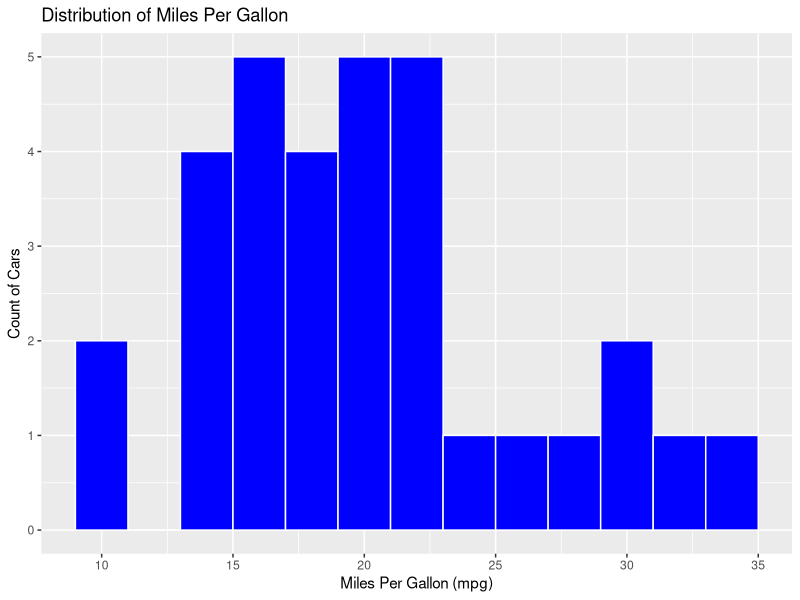
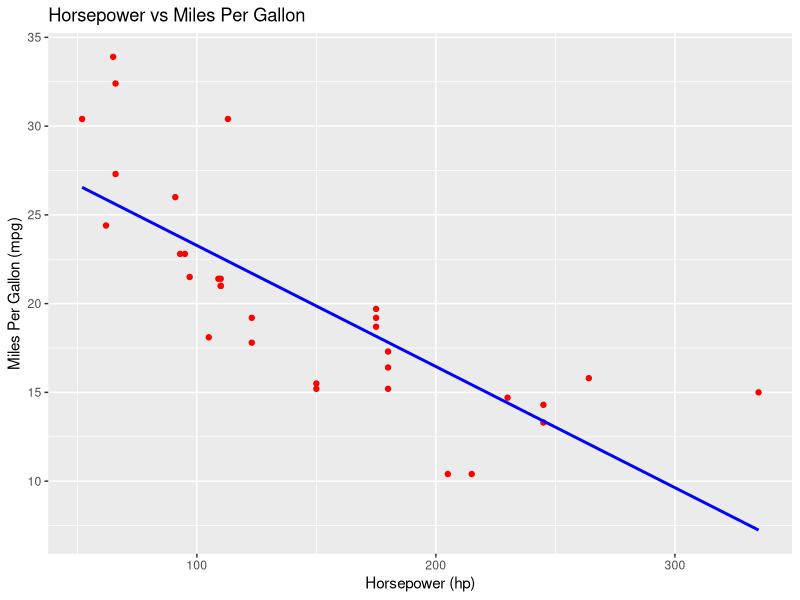
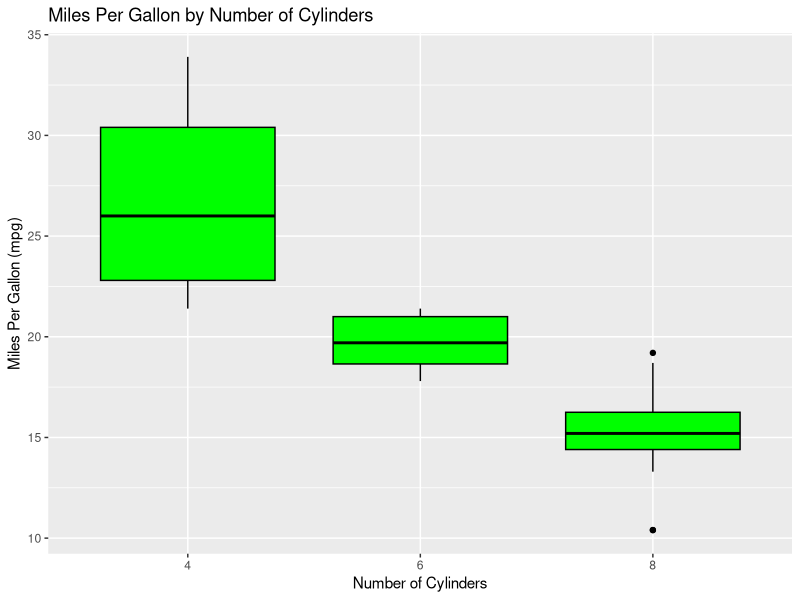
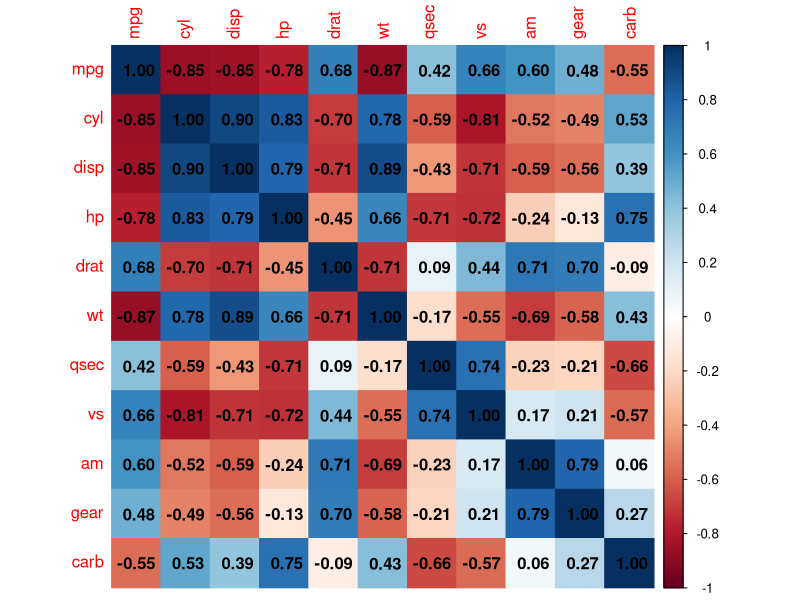
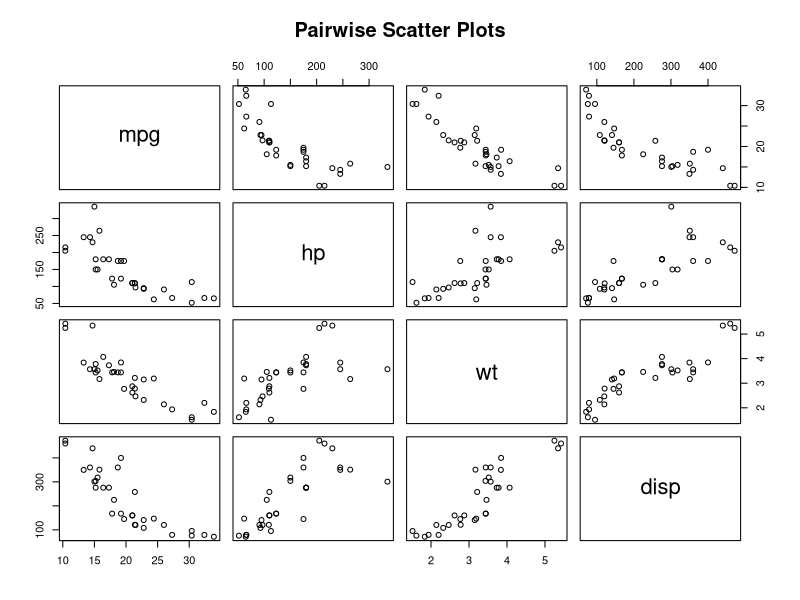
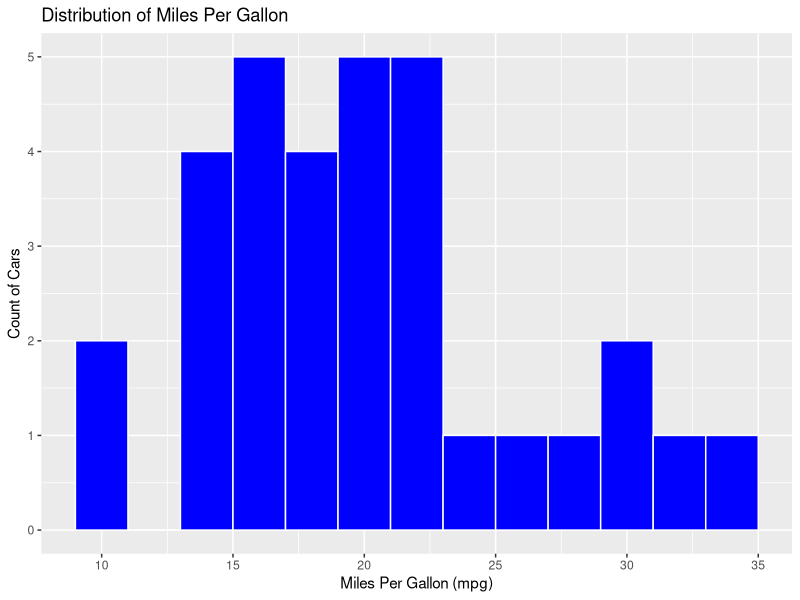
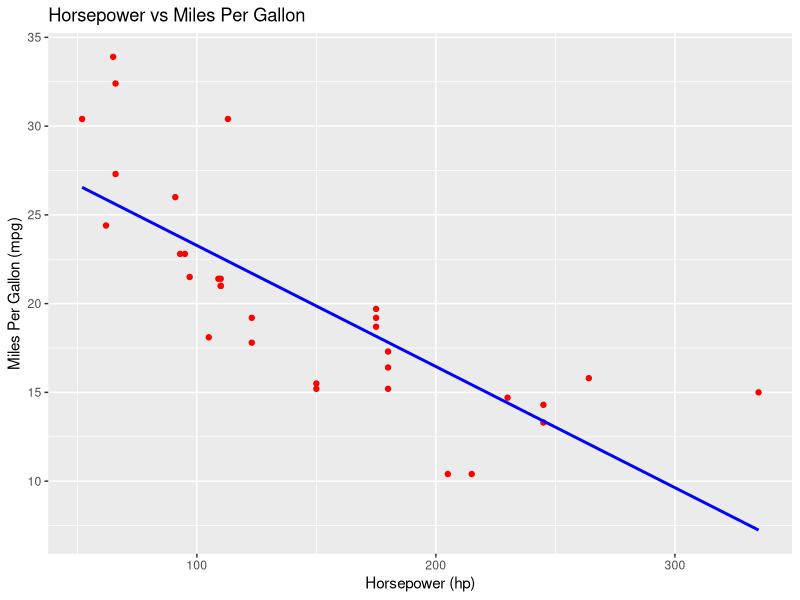
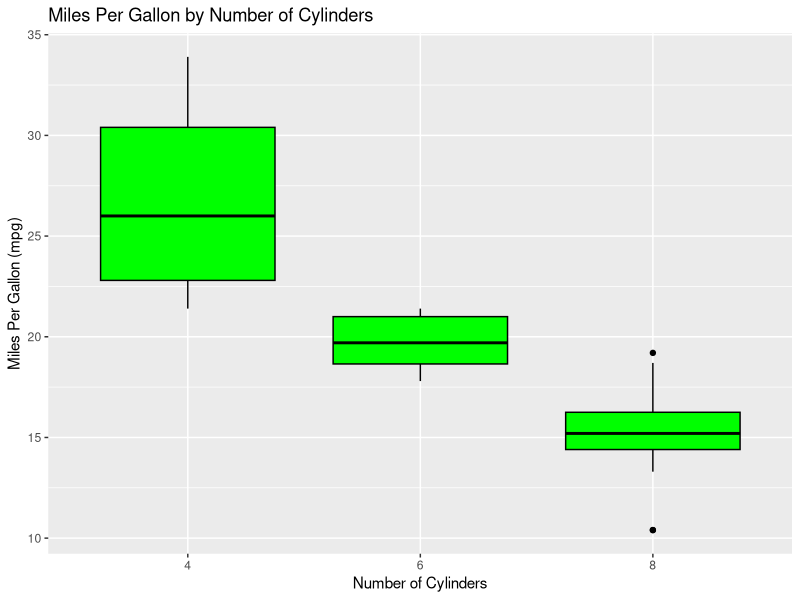

These figures' R source, in order:
#Exploratory Data Analysis

#Data Overview
data("mtcars")

# View the first few rows
head(mtcars)

# Dataset structure
str(mtcars)

# Summary statistics
summary(mtcars)

#Distribution of miles per gallon
# Histogram of mpg
install.packages("tidyverse")
library(tidyverse)
library(ggplot2)

#Plot Histogram
histogram_1<-ggplot(mtcars, aes(x = mpg)) +
  geom_histogram(binwidth = 2, fill = "blue", color = "white") +
  labs(
    title = "Distribution of Miles Per Gallon",
    x = "Miles Per Gallon (mpg)",
    y = "Count of Cars"
  )
histogram_1
ggsave("figures/histogram_1.png", width=8, height=6)

#Interpretation:
#The histogram shows that most cars in the data set have a miles-per-gallon (MPG) value 
#between 15 and 25. This suggests that the data set primarily 
#consists of cars with mid-range fuel efficiency. A few cars achieve higher MPG, 
#indicating better fuel economy.

#Relationship between Horsepower(hp) and Miles per gallon(mpg)

# Scatter plot of hp vs mpg
scatterplot<-ggplot(mtcars, aes(x = hp, y = mpg)) +
  geom_point(color = "red") +
  geom_smooth(method = "lm", color = "blue", se = FALSE) +
  labs(
    title = "Horsepower vs Miles Per Gallon",
    x = "Horsepower (hp)",
    y = "Miles Per Gallon (mpg)"
  )

scatterplot
ggsave("figures/scatterplot.png", width=8, height=6)

#Interpretation:
#The scatter plot reveals a clear negative relationship between horsepower 
#and fuel efficiency. Cars with higher horsepower tend to have lower MPG, 
#indicating that more powerful engines are generally less fuel-efficient.

#Miles per Gallon (mpg) by Number of Cylinders (cyl)

# Boxplot of mpg grouped by number of cylinders
boxplot_cylinders<- ggplot(mtcars, aes(x = factor(cyl), y = mpg)) +
  geom_boxplot(fill = "green", color = "black") +
  labs(
    title = "Miles Per Gallon by Number of Cylinders",
    x = "Number of Cylinders",
    y = "Miles Per Gallon (mpg)"
  )

boxplot_cylinders
ggsave("figures/boxplot_cylinders.png", width = 8, height = 6)

#Interpretation:
#The boxplot shows that cars with fewer cylinders (4) have higher MPG values, 
#while those with more cylinders (6 or 8) have lower MPG. 
#This indicates that engine size and configuration significantly impact fuel efficiency.

#Correlation Heatmap
# Load the necessary library
install.packages("corrplot")
library(corrplot)

# Calculate the correlation matrix
cor_matrix <- cor(mtcars)

# Create a heatmap of the correlation matrix
correlation_heatmap <- corrplot(cor_matrix, method = "color", addCoef.col = "black")

ggsave("figures/correlation_heatmap.png", width = 8, height = 6)

#Interpretation:
#The heatmap highlights the relationships between variables in the dataset. 
#Key observations:
#mpg is negatively correlated with hp (horsepower) and wt (weight), meaning heavier cars and those with more horsepower tend to have lower fuel efficiency.
#cyl (cylinders) is strongly correlated with disp (displacement) and wt (weight), showing that larger engines are associated with heavier cars.

#Pairwise Scatter Plot
pairs_plot <- pairs(mtcars[, c("mpg", "hp", "wt", "disp")], main = "Pairwise Scatter Plots")

# Save the pairwise scatter plot in the 'graphs' folder
ggsave("figures/pairwise_scatter_plots.png", width = 8, height = 6)

#Interpretation:
#The pairwise scatter plots provide a closer look at relationships between variables. 
#For instance:mpg decreases as wt (weight) increases.
#A linear pattern is evident between disp (displacement) and hp (horsepower), suggesting a strong positive correlation.














